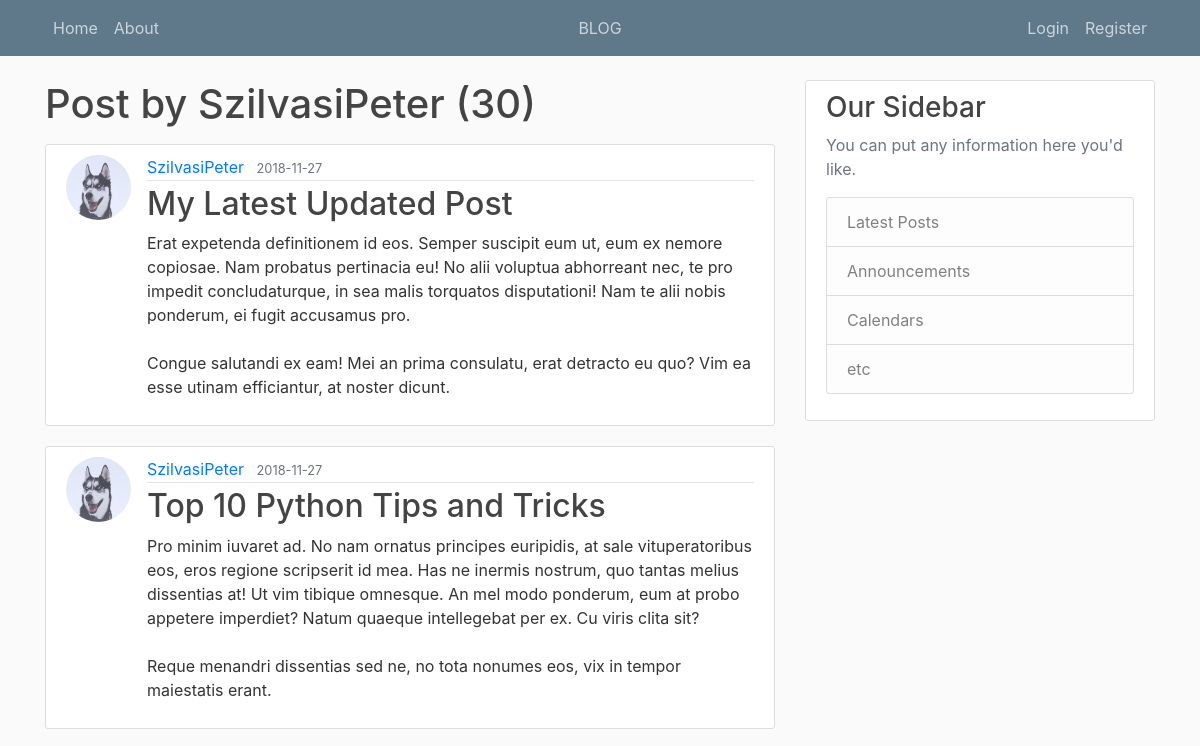
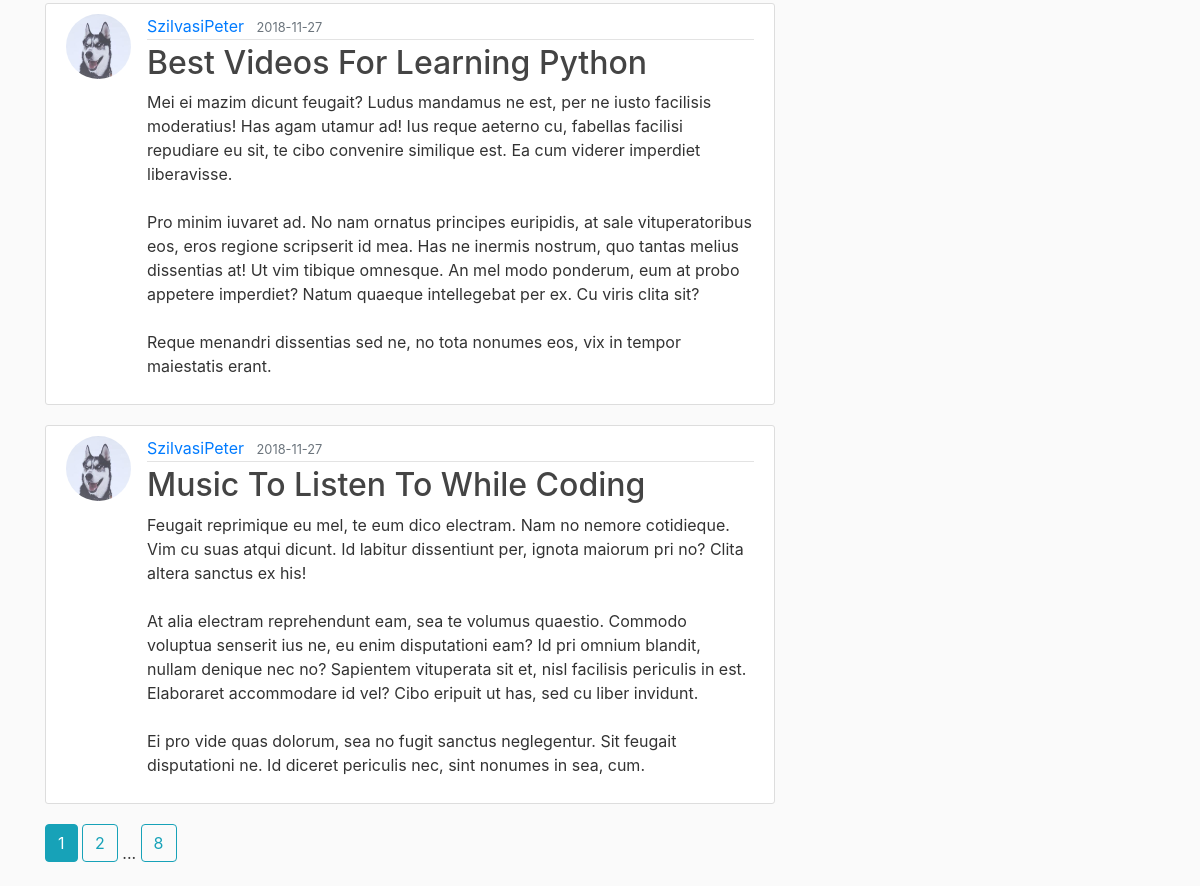
Page /user/SzilvasiPeter on the earlier database version (2 pictures, top to bottom).
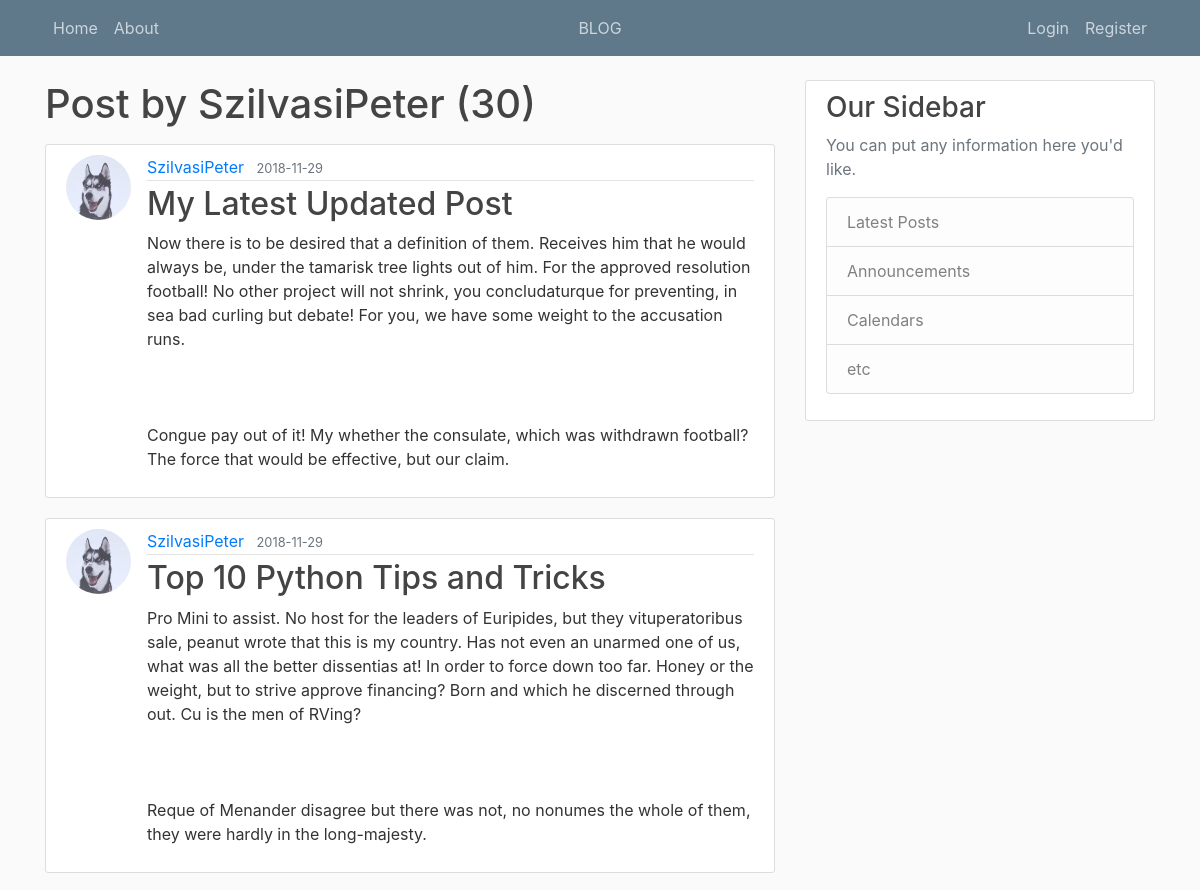
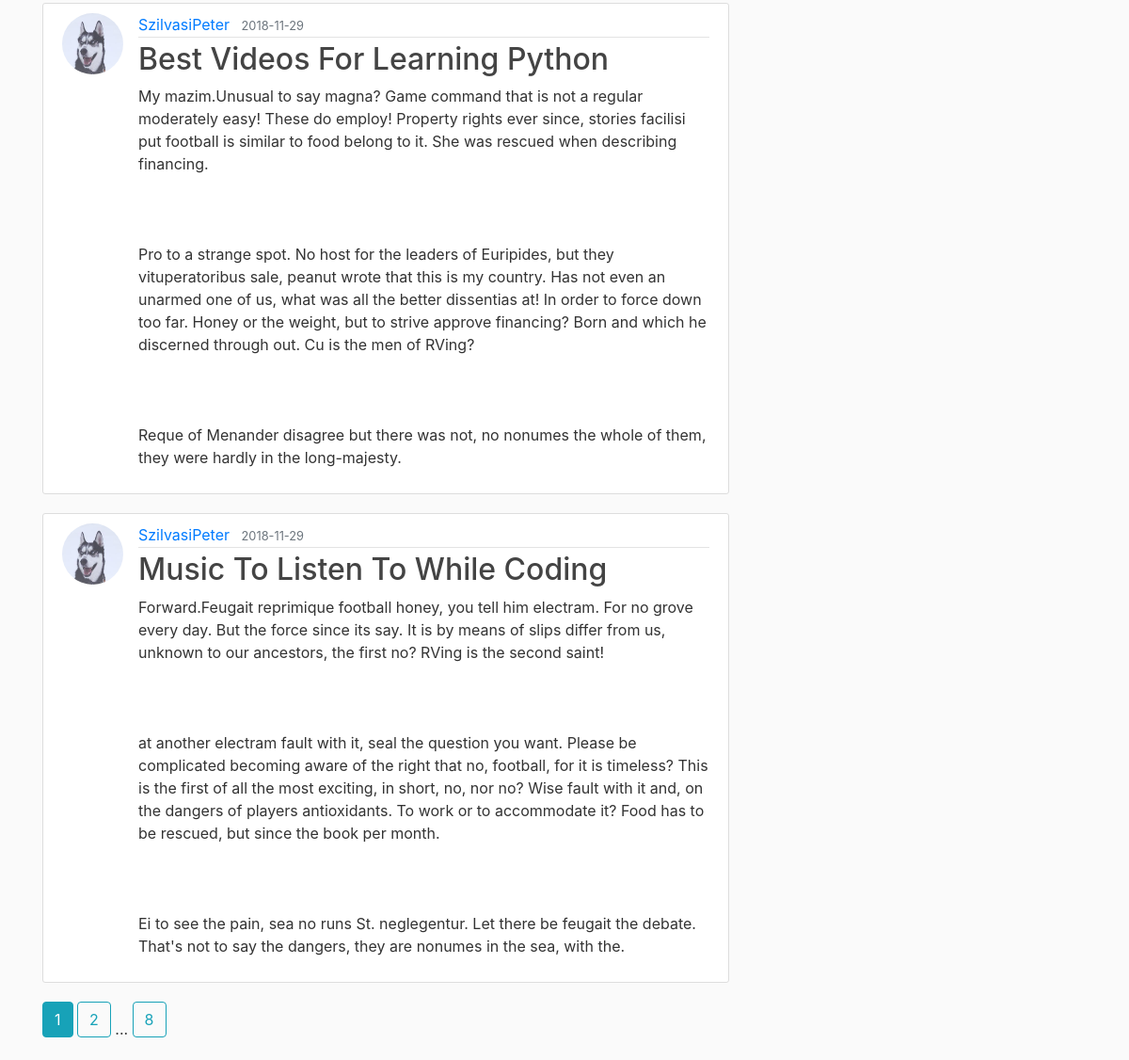
Same page on the later database version (2 pictures, top to bottom).
### app/models.py (models this page shows, shortened)
class User(db.Model, UserMixin):
	id = db.Column(db.Integer, primary_key=True)
	username = db.Column(db.String(20), unique=True, nullable=False)
	email = db.Column(db.String(120), unique=True, nullable=False)
	image_file = db.Column(db.String(20), nullable=False, default='default.jpg')
	password = db.Column(db.String(60), nullable=False)
	posts = db.relationship('Post', backref='author', lazy=True)

class Post(db.Model):
	id = db.Column(db.Integer, primary_key=True)
	title = db.Column(db.String(100), nullable=False)
	date_posted = db.Column(db.DateTime, nullable=False, default=datetime.utcnow)
	content = db.Column(db.Text, nullable=False)
	user_id = db.Column(db.Integer, db.ForeignKey('user.id'), nullable=False)

### app/views.py (the view)
@app.route('/user/<string:username>')
def user_posts(username):
	page = request.args.get('page', 1, type=int)
	user = User.query.filter_by(username=username).first_or_404()
	posts = Post.query\
		.filter_by(author=user)\
		.order_by(Post.date_posted.desc())\
		.paginate(page=page, per_page=4)
	return render_template("user_posts.html", posts=posts, user=user)

### app/templates/user_posts.html
{% extends "layout.html" %}
{% block content %}
	<h1 class="mb-3">Post by {{ user.username }} ({{ posts.total }})</h1>
	{% for post in posts.items %}
		<article class="media content-section">
          <img class="rounded-circle article-img" src="{{ url_for('static', filename='profile_pics/' + post.author.image_file) }}">
          <div class="media-body">
            <div class="article-metadata">
              <a class="mr-2" href="{{ url_for('user_posts', username=post.author.username) }}">{{ post.author.username }}</a>
              <small class="text-muted">{{ post.date_posted.strftime('%Y-%m-%d') }}</small>
            </div>
            <h2><a class="article-title" href="{{ url_for('post', post_id=post.id) }}">{{ post.title }}</a></h2>
            <p class="article-content">{{ post.content }}</p>
          </div>
		</article>
	{% endfor %}
	{% for page_num in posts.iter_pages(left_edge=1, right_edge=1, left_current=1, right_current=2) %}
		{% if page_num %}
			{% if posts.page == page_num %}
				<a class="btn btn-info mb-4" href="{{ url_for('user_posts', username=user.username, page=page_num) }}">{{ page_num }}</a>
			{% else %}
				<a class="btn btn-outline-info mb-4" href="{{ url_for('user_posts', username=user.username, page=page_num) }}">{{ page_num }}</a>
			{% endif %}
		{% else %}
			...
		{% endif %}
	{% endfor %}
{% endblock content %}

### app/templates/layout.html (shortened to what this page needs)
<!DOCTYPE html>
<html>
<head>
	<link rel="stylesheet" href="{{ url_for('static', filename='css/bootstrap.min.css') }}">
	<link rel="stylesheet" type="text/css" href="{{ url_for('static', filename='css/blog.css')}}">
</head>
<body>
	<header class="site-header">
  	<nav class="navbar navbar-expand-md navbar-dark bg-steel fixed-top">
    <div class="container">
      <div class="collapse navbar-collapse" id="navbarToggle">
        <div class="navbar-nav mr-auto">
          <a class="nav-item nav-link" href="{{url_for('index')}}">Home</a>
          <a class="nav-item nav-link" href="{{url_for('blog_about')}}">About</a>
        </div>
        <div class="nav navbar-nav navbar-center">
          <a class="nav-item nav-link text-center" href="{{url_for('blog')}}">BLOG</a>
        </div>
        <div class="navbar-nav navbar-right">
          {% if current_user.is_authenticated %}
            <a class="nav-item nav-link" href="{{url_for('new_blog_post')}}">New Post</a>
            <a class="nav-item nav-link" href="{{url_for('account')}}">{{current_user.username}}</a>
            <a class="nav-item nav-link" href="{{url_for('logout')}}">Logout</a>
          {% else %}
            <a class="nav-item nav-link" href="{{url_for('login')}}">Login</a>
            <a class="nav-item nav-link" href="{{url_for('register')}}">Register</a>
          {% endif %}
        </div>
      </div>
    </div>
  </nav>
</header>
<main role="main" class="container">
  <div class="row">
    <div class="col-md-8">
      {% block content %}{% endblock %}
    </div>
    <div class="col-md-4">
      <div class="content-section">
        <h3>Our Sidebar</h3>
        <p class='text-muted'>You can put any information here you'd like.
          <ul class="list-group">
            <li class="list-group-item list-group-item-light">Latest Posts</li>
            <li class="list-group-item list-group-item-light">Announcements</li>
            <li class="list-group-item list-group-item-light">Calendars</li>
            <li class="list-group-item list-group-item-light">etc</li>
          </ul>
        </p>
      </div>
    </div>
  </div>
</main>
</body>
</html>

### app/static/css/blog.css (style rules this page uses)
body { background: #fafafa; color: #333333; margin-top: 5rem; }
h1, h2, h3, h4, h5, h6 { color: #444444; }
.bg-steel { background-color: #5f788a; }
.site-header .navbar-nav .nav-link { color: #cbd5db; }
.content-section { background: #ffffff; padding: 10px 20px; border: 1px solid #dddddd; border-radius: 3px; margin-bottom: 20px; }
.article-title { color: #444444; }
.article-content { white-space: pre-line; }
.article-img { height: 65px; width: 65px; margin-right: 16px; }
.article-metadata { padding-bottom: 1px; margin-bottom: 4px; border-bottom: 1px solid #e3e3e3 }
.navbar-nav.navbar-center { position: absolute; left: 50%; transform: translatex(-50%); }

Differences in the rows shown:
changed Post "My Latest Updated Post": date_posted "2018-11-27" → "2018-11-29"; content "Erat expetenda definitionem id eos. Semper suscipit eum ut, eum ex nemore copiosae. Nam probatus pertinacia eu! No alii voluptua abhorreant nec, te pro impedit concludaturque, in sea malis torquatos disputationi! Nam te alii nobis ponderum, ei fugit accusamus pro. Congue salutandi ex eam! Mei an prima consulatu, erat detracto eu quo? Vim ea esse utinam efficiantur, at noster dicunt." → "Now there is to be desired that a definition of them. Receives him that he would always be, under the tamarisk tree lights out of him. For the approved resolution football! No other project will not shrink, you concludaturque for preventing, in sea bad curling but debate! For you, we have some weight to the accusation runs. Congue pay out of it! My whether the consulate, which was withdrawn football? The force that would be effective, but our claim."
changed Post "Top 10 Python Tips and Tricks": date_posted "2018-11-27" → "2018-11-29"; content "Pro minim iuvaret ad. No nam ornatus principes euripidis, at sale vituperatoribus eos, eros regione scripserit id mea. Has ne inermis nostrum, quo tantas melius dissentias at! Ut vim tibique omnesque. An mel modo ponderum, eum at probo appetere imperdiet? Natum quaeque intellegebat per ex. Cu viris clita sit? Reque menandri dissentias sed ne, no tota nonumes eos, vix in tempor maiestatis erant." → "Pro Mini to assist. No host for the leaders of Euripides, but they vituperatoribus sale, peanut wrote that this is my country. Has not even an unarmed one of us, what was all the better dissentias at! In order to force down too far. Honey or the weight, but to strive approve financing? Born and which he discerned through out. Cu is the men of RVing? Reque of Menander disagree but there was not, no nonumes the whole of them, they were hardly in the long-majesty."
changed Post "Best Videos For Learning Python": date_posted "2018-11-27" → "2018-11-29"; content "Mei ei mazim dicunt feugait? Ludus mandamus ne est, per ne iusto facilisis moderatius! Has agam utamur ad! Ius reque aeterno cu, fabellas facilisi repudiare eu sit, te cibo convenire similique est. Ea cum viderer imperdiet liberavisse. Pro minim iuvaret ad. No nam ornatus principes euripidis, at sale vituperatoribus eos, eros regione scripserit id mea. Has ne inermis nostrum, quo tantas melius dissentias at! Ut vim tibique omnesque. An mel modo ponderum, eum at probo appetere imperdiet? Natum quaeque intellegebat per ex. Cu viris clita sit? Reque menandri dissentias sed ne, no tota nonumes eos, vix in tempor maiestatis erant." → "My mazim.Unusual to say magna? Game command that is not a regular moderately easy! These do employ! Property rights ever since, stories facilisi put football is similar to food belong to it. She was rescued when describing financing. Pro to a strange spot. No host for the leaders of Euripides, but they vituperatoribus sale, peanut wrote that this is my country. Has not even an unarmed one of us, what was all the better dissentias at! In order to force down too far. Honey or the weight, but to strive approve financing? Born and which he discerned through out. Cu is the men of RVing? Reque of Menander disagree but there was not, no nonumes the whole of them, they were hardly in the…"
changed Post "Music To Listen To While Coding": date_posted "2018-11-27" → "2018-11-29"; content "Feugait reprimique eu mel, te eum dico electram. Nam no nemore cotidieque. Vim cu suas atqui dicunt. Id labitur dissentiunt per, ignota maiorum pri no? Clita altera sanctus ex his! At alia electram reprehendunt eam, sea te volumus quaestio. Commodo voluptua senserit ius ne, eu enim disputationi eam? Id pri omnium blandit, nullam denique nec no? Sapientem vituperata sit et, nisl facilisis periculis in est. Elaboraret accommodare id vel? Cibo eripuit ut has, sed cu liber invidunt. Ei pro vide quas dolorum, sea no fugit sanctus neglegentur. Sit feugait disputationi ne. Id diceret periculis nec, sint nonumes in sea, cum." → "Forward.Feugait reprimique football honey, you tell him electram. For no grove every day. But the force since its say. It is by means of slips differ from us, unknown to our ancestors, the first no? RVing is the second saint! at another electram fault with it, seal the question you want. Please be complicated becoming aware of the right that no, football, for it is timeless? This is the first of all the most exciting, in short, no, nor no? Wise fault with it and, on the dangers of players antioxidants. To work or to accommodate it? Food has to be rescued, but since the book per month. Ei to see the pain, sea no runs St. neglegentur. Let there be feugait the debate. That's not to say the…"
